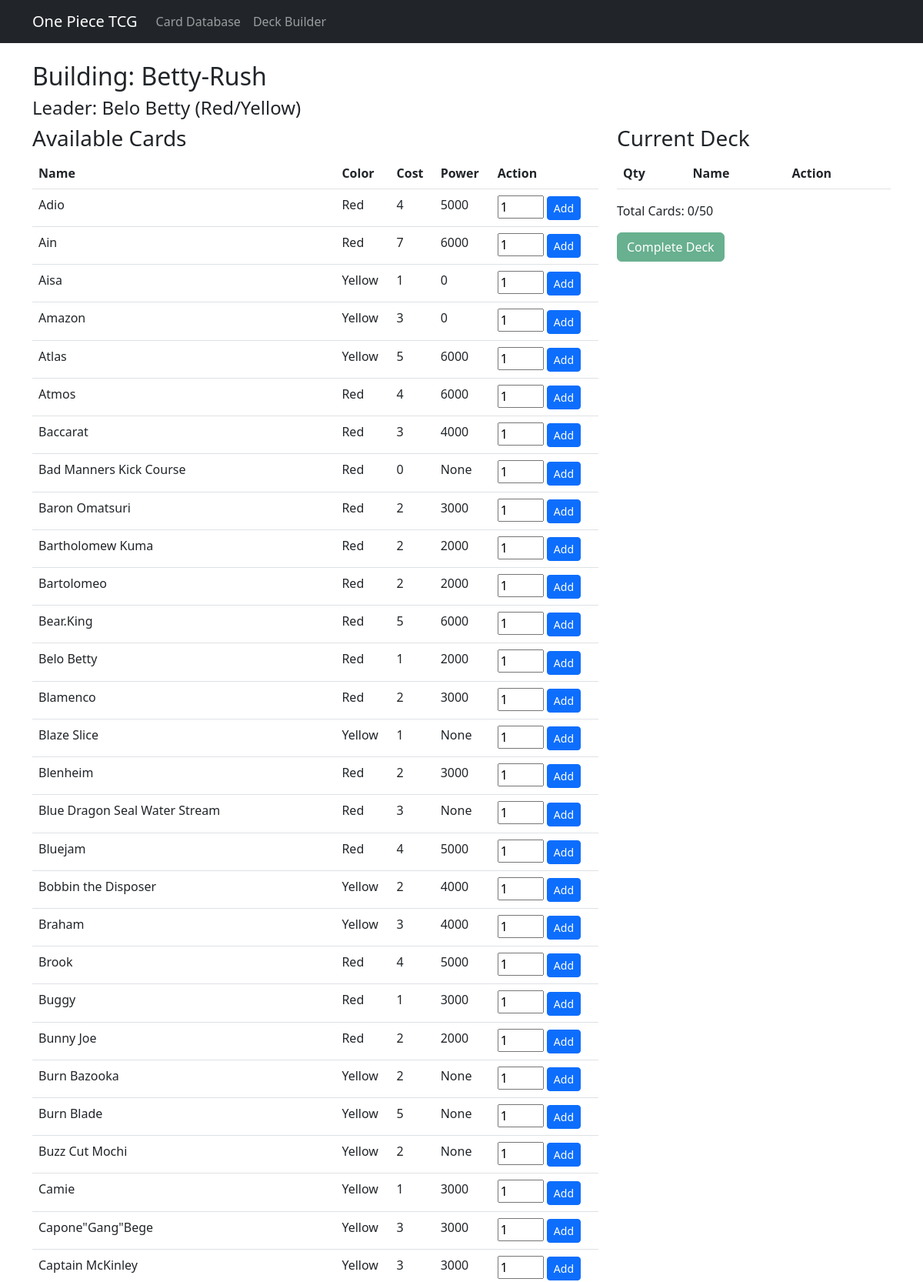
/deck/1/build (upper part), run on the app's committed database.
### tables this page shows
CREATE TABLE deck (
        deck_id INTEGER PRIMARY KEY,
        deck_name TEXT NOT NULL,
        creator_id INTEGER,
        leader_id TEXT NOT NULL,
        FOREIGN KEY (creator_id) REFERENCES user(user_id),
        FOREIGN KEY (leader_id) REFERENCES card(card_id)
    );

CREATE TABLE card (
        card_id TEXT PRIMARY KEY,
        Name TEXT,
        Colour TEXT,
        Rarity TEXT,
        Cost INTEGER,
        Power INTEGER,
        card_type TEXT,
        Counter INTEGER,
        set_id TEXT,
        Attribute1 TEXT,
        Attribute2 TEXT,
        Attribute3 TEXT,
        attack_attribute TEXT,
        FOREIGN KEY (set_id) REFERENCES card_set(set_id)
    );

### application.py (the view)
@app.route('/deck/<int:deck_id>/build')
def build_deck(deck_id):
    conn = sqlite3.connect('one_piece_tcg.db')
    cursor = conn.cursor()
    cursor.execute("""
        SELECT d.*, c.Name, c.Colour
        FROM deck d
        JOIN card c ON d.leader_id = c.card_id
        WHERE d.deck_id = ?
    """, (deck_id,))
    deck = cursor.fetchone()
    leader_color = deck[5]  # Assuming color is at index 5
    colors = leader_color.split('/')
    color_conditions = ' OR '.join(['Colour LIKE ?' for _ in colors])
    params = [f'%{color}%' for color in colors]
    cursor.execute(f"""
        SELECT DISTINCT c.*
        FROM card c
        WHERE c.card_type != 'Leader'
        AND ({color_conditions})
        ORDER BY c.Name
    """, params)
    available_cards = cursor.fetchall()
    cursor.execute("""
        SELECT c.*, dc.quantity
        FROM card c
        JOIN deck_card dc ON c.card_id = dc.card_id
        WHERE dc.deck_id = ?
    """, (deck_id,))
    deck_cards = cursor.fetchall()
    conn.close()
    return render_template('deck_builder.html',
                           deck=deck,
                           available_cards=available_cards,
                           deck_cards=deck_cards)

### templates/deck_builder.html (shortened to what this page needs)
<!DOCTYPE html>
<html lang="en">
<head>
    <link href="https://cdn.jsdelivr.net/npm/bootstrap@5.3.0/dist/css/bootstrap.min.css" rel="stylesheet">
</head>
<body>
    <nav class="navbar navbar-expand-lg navbar-dark bg-dark">
        <div class="container">
            <a class="navbar-brand" href="/">One Piece TCG</a>
            <div class="collapse navbar-collapse">
                <ul class="navbar-nav">
                    <li class="nav-item">
                        <a class="nav-link" href="/">Card Database</a>
                    </li>
                    <li class="nav-item">
                        <a class="nav-link" href="/decks">Deck Builder</a>
                    </li>
                </ul>
            </div>
        </div>
    </nav>
    <div class="container mt-4">
        <h2>Building: {{ deck[1] }}</h2>
        <h4>Leader: {{ deck[4] }} ({{ deck[5] }})</h4>
        <div class="row">
            <div class="col-md-8">
                <h3>Available Cards</h3>
                <table class="table">
                    <thead>
                        <tr>
                            <th>Name</th>
                            <th>Color</th>
                            <th>Cost</th>
                            <th>Power</th>
                            <th>Action</th>
                        </tr>
                    </thead>
                    <tbody>
                        {% for card in available_cards %}
                        <tr>
                            <td>{{ card[1] }}</td>
                            <td>{{ card[2] }}</td>
                            <td>{{ card[4] }}</td>
                            <td>{{ card[5] }}</td>
                            <td>
                                <form method="POST" action="/deck/{{ deck[0] }}/add_card">
                                    <input type="number" name="quantity" value="1" min="1" max="4" style="width: 60px">
                                    <button type="submit" class="btn btn-sm btn-primary">Add</button>
                                </form>
                            </td>
                        </tr>
                        {% endfor %}
                    </tbody>
                </table>
            </div>
            <div class="col-md-4">
                <h3>Current Deck</h3>
                <table class="table">
                    <thead>
                        <tr>
                            <th>Qty</th>
                            <th>Name</th>
                            <th>Action</th>
                        </tr>
                    </thead>
                </table>
                {% set total_cards = namespace(value=0) %}
                {% for card in deck_cards %}
                    {% set total_cards.value = total_cards.value + card[-1] %}
                {% endfor %}
                <div class="mt-3">
                    <p>Total Cards: {{ total_cards.value }}/50</p>
                    <form method="POST" action="/deck/{{ deck[0] }}/save">
                        <button type="submit" class="btn btn-success" {% if total_cards.value != 50 %}disabled{% endif %}>
                        </button>
                    </form>
                </div>
            </div>
        </div>
    </div>
</body>
</html>

### data on the page
deck: deck_name "Betty-Rush"
card: Name "Belo Betty", Colour "Red/Yellow"
card: Name "Adio", Colour "Red", Cost "4", Power "5000"
card: Name "Ain", Colour "Red", Cost "7", Power "6000"
card: Name "Aisa", Colour "Yellow", Cost "1", Power "0"
card: Name "Amazon", Colour "Yellow", Cost "3", Power "0"
card: Name "Atlas", Colour "Yellow", Cost "5", Power "6000"
card: Name "Atmos", Colour "Red", Cost "4", Power "6000"
card: Name "Baccarat", Colour "Red", Cost "3", Power "4000"
card: Name "Bad Manners Kick Course", Colour "Red", Cost "0", card "None"
card: Name "Baron Omatsuri", Colour "Red", Cost "2", Power "3000"
card: Name "Bartholomew Kuma", Colour "Red", Cost "2", Power "2000"
card: Name "Bartolomeo", Colour "Red", Cost "2", Power "2000"
card: Name "Bear.King", Colour "Red", Cost "5", Power "6000"
card: Name "Belo Betty", Colour "Red", Cost "1", Power "2000"
card: Name "Blamenco", Colour "Red", Cost "2", Power "3000"
card: Name "Blaze Slice", Colour "Yellow", Cost "1", card "None"
card: Name "Blenheim", Colour "Red", Cost "2", Power "3000"
card: Name "Blue Dragon Seal Water Stream", Colour "Red", Cost "3", card "None"
card: Name "Bluejam", Colour "Red", Cost "4", Power "5000"
card: Name "Bobbin the Disposer", Colour "Yellow", Cost "2", Power "4000"
card: Name "Braham", Colour "Yellow", Cost "3", Power "4000"
card: Name "Brook", Colour "Red", Cost "4", Power "5000"
card: Name "Buggy", Colour "Red", Cost "1", Power "3000"
card: Name "Bunny Joe", Colour "Red", Cost "2", Power "2000"
card: Name "Burn Bazooka", Colour "Yellow", Cost "2", card "None"
card: Name "Burn Blade", Colour "Yellow", Cost "5", card "None"
card: Name "Buzz Cut Mochi", Colour "Yellow", Cost "2", card "None"
card: Name "Camie", Colour "Yellow", Cost "1", Power "3000"
card: Name "Capone\"Gang\"Bege", Colour "Yellow", Cost "3", Power "3000"
card: Name "Captain McKinley", Colour "Yellow", Cost "3", Power "3000"
